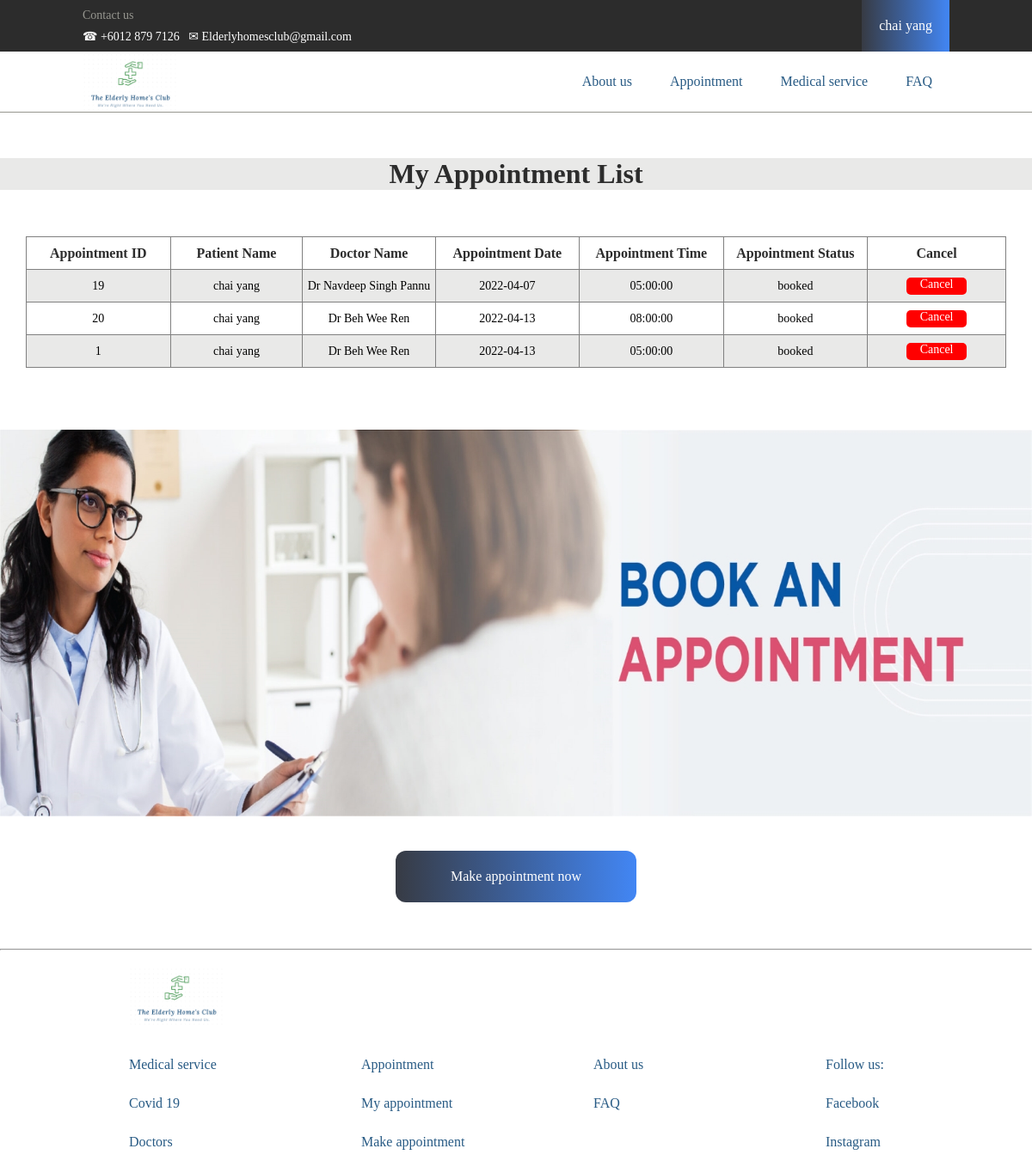
Screenshot of /appointment.php (signed in) with the database file from the repository.
### tables this page shows
CREATE TABLE IF NOT EXISTS `user` (
  `user_email` varchar(255) NOT NULL,
  `user_password` varchar(20) NOT NULL,
  `user_first_name` varchar(30) NOT NULL,
  `user_last_name` varchar(50) NOT NULL,
  `user_gender` varchar(6) NOT NULL,
  `user_dob` date NOT NULL,
  `user_ic_number` varchar(12) NOT NULL,
  `user_address_line1` varchar(50) NOT NULL,
  `user_address_line2` varchar(50) NOT NULL,
  `user_postal_code` varchar(5) NOT NULL,
  `user_city` varchar(30) NOT NULL,
  `user_state` varchar(30) NOT NULL,
  `user_pnumber` varchar(16) NOT NULL,
  PRIMARY KEY (`user_email`)
);

CREATE TABLE IF NOT EXISTS `doctor_schedule` (
  `doc_schedule_id` int NOT NULL AUTO_INCREMENT,
  `doctor_id` int NOT NULL,
  `schedule_date` date NOT NULL,
  `sche_start_time` time NOT NULL,
  `sche_end_time` time NOT NULL,
  `average_time_slot` time NOT NULL COMMENT '(minute)',
  PRIMARY KEY (`doc_schedule_id`),
  KEY `doctor_id` (`doctor_id`)
);

CREATE TABLE IF NOT EXISTS `appointment` (
  `appointment_id` int NOT NULL AUTO_INCREMENT,
  `user_email` varchar(255) NOT NULL,
  `doc_schedule_id` int DEFAULT NULL,
  `appointment_time` time NOT NULL,
  `appointment_status` varchar(15) NOT NULL,
  `user_reason` varchar(255) NOT NULL,
  PRIMARY KEY (`appointment_id`),
  KEY `user_email` (`user_email`),
  KEY `doc_schedule_id` (`doc_schedule_id`)
);

CREATE TABLE IF NOT EXISTS `doctor` (
  `doctor_id` int NOT NULL AUTO_INCREMENT,
  `doctor_name` varchar(50) NOT NULL,
  `doctor_specialist` varchar(255) NOT NULL,
  `doctor_edu_level` varchar(50) NOT NULL,
  `doctor_experience` int NOT NULL COMMENT 'doctor year of experience',
  `doctor_about` varchar(1000) NOT NULL,
  `doctor_portrait` longblob NOT NULL,
  PRIMARY KEY (`doctor_id`)
);

### appointment.php (the view, shortened to what this page needs)
<!DOCTYPE html>
<html lang="en">
<head>
</head>
<body>
        <div id="headerspace"><?php include_once('header-footer/header.php');?></div>
        <br><br><br>
        <h1 id="title">My Appointment List</h1> <br><br><br>
        <?php if(isset($_SESSION['user'])) {
            include('conn.php');
            $user_email = $_SESSION['user'];
            $sql = "SELECT d.doctor_name,  ds.schedule_date, a.*, u.user_first_name, u.user_last_name
                    FROM doctor_schedule ds, appointment a, doctor d, user u
                    WHERE a.doc_schedule_id = ds.doc_schedule_id AND d.doctor_id = ds.doctor_id
                    AND a.user_email = u.user_email AND u.user_email = '$user_email' AND a.appointment_status = 'booked'
                    ORDER BY ds.schedule_date";
            $result = mysqli_query($con, $sql);
            $rows = mysqli_fetch_array($result);
            if ($rows == 0) {
                echo "<div id='phptitle'>
                    You have no appointment to show, make an appointment now.
                </div>";
            }
            else { ?>
                <div id="appointment_details">
                    <table>
                        <tr id="table_header">
                            <th>Appointment ID</th>
                            <th>Patient Name</th>
                            <th>Doctor Name</th>
                            <th>Appointment Date</th>
                            <th>Appointment Time</th>
                            <th>Appointment Status</th>
                            <th>Cancel</th>
                        </tr>
                <?php foreach ($result as $rows)
                {
                ?>
                    <tr>
                        <td><?php echo $rows['appointment_id']?></td>
                        <td>
                            <?php
                                echo $rows['user_first_name']. " " . $rows['user_last_name'];
                            ?>
                        </td>
                        <td>
                            <?php echo $rows['doctor_name']?>
                        </td>
                        <td>
                            <?php echo $rows['schedule_date']?>
                        </td>
                        <td><?php echo $rows['appointment_time']?></td>
                        <td><?php echo $rows['appointment_status']?></td>
                        <td>
                        <?php echo "<a href=\"action-php1/appointment-cancel.php?appointment_id=";
                            echo $rows['appointment_id'];
                            echo "\" onClick=\"return confirm('Cancel this appointment?');\">Cancel</a>";?>
                        </td>
                    </tr>
                <?php }?>
            <?php  mysqli_close($con); }?>
        <?php } else {
            echo "<div id='phptitle'>
                Please login to see your appointment list.
            </div>";
        }
        ?>
                    </table>
                </div> <br><br><br><br>
        <img src="media/appointment_banner.jpg" alt="" id="appointment_banner"><br><br><br>
        <a href="makeappointment.php" id="appointment_link">Make appointment now</a><br><br><br>
        <?php include_once('header-footer/footer.php') ;?>
</body>
</html>

### header-footer/header.php (shortened to what this page needs)
<!DOCTYPE html>
<html lang="en">
<head>
</head>
<body>
    <div id="fixedheader">
        <div class="header1">
            <div>
                <span class="contactus">Contact us</span><br>
                <span class="contactusdetails">&#9742; +6012 879 7126&nbsp;&nbsp; &#9993; Elderlyhomesclub@gmail.com</span>
            </div>
            <div>
                <?php
                if (isset($_SESSION['user'])) {
                    include('conn.php');
                    $user_email = $_SESSION['user'];
                    $sql = "SELECT user_first_name, user_last_name
                            FROM user WHERE user_email = '$user_email'";
                    $result = mysqli_query($con, $sql);
                    $row = mysqli_fetch_array($result);
                    echo "<a href='user_profile.php'>".$row['user_first_name']. " " . $row['user_last_name']."</a>";
                } else {
                    echo "<a href='login.php'>Login | Sign up</a>";
                }
                ?>
            </div>
        </div>
        <div class="header2">
            <div class="ehclogo">
                <a href="index.php"><img src="media/ehclogo.png"></a>
            </div>
            <div class="headernav">
                <a href="aboutus.php">About us</a>
                <div class="dropdown">
                <a href="appointment.php">Appointment</a>
                </div>
                <div class="dropdown">
                <a disabled>Medical service</a>
                </div>
                <a href="faq.php">FAQ</a>
            </div>
        </div>
    </div>
</body>
</html>

### header-footer/footer.php (shortened to what this page needs)
<!DOCTYPE html>
<html lang="en">
<head>
</head>
<body>
    <hr><br>
    <div class="footer-container">
        <div class="footer-logo">
            <a href="index.php"><img id="footerehclogo" src="media/ehclogo.png"></a>
        </div>
        <br>
        <div class="footer-link">
            <div>
                <ul>
                    <li><a disabled>Medical&nbsp;service</a></li>
                    <li><a href="covid19.php">Covid&nbsp;19</a></li>
                    <li><a href="doctor.php">Doctors</a></li>
                </ul>
            </div>
            <div>
                <ul>
                   <li><a href="appointment.php">Appointment</a></li>
                    <li><a href="appointment.php">My&nbsp;appointment</a></li>
                    <li><a href="makeappointment.php">Make&nbsp;appointment</a></li>
                </ul>
            </div>
            <div>
                <ul>
                    <li><a href="aboutus.php">About&nbsp;us</a></li>
                    <li><a href="faq.php">FAQ</a></li>
                </ul>
            </div>
            <div id="mostright">
                <ul>
                    <li><a disabled>Follow&nbsp;us:</a></li>
                    <li><a href="https://www.facebook.com/chua020727">Facebook</a></li>
                    <li><a href="https://www.instagram.com/blablawhitesheep_chua/">Instagram</a></li>
                </ul>
            </div>
        </div>
    </div>
    <br><br>
</body>
</html>

### appointment.php (style rules this page uses)
* { margin: 0; font-family: "Microsoft yahei"; }
div#headerspace { height: 130px; }
#title { color: #2c2c2c; text-align: center; background-color: rgba(211, 212, 209, 0.5); }
div#appointment_details { text-align: center; height: auto; }
div#appointment_details table { border-collapse: collapse; width: 95%; background-color: white; margin: 0px auto; height: auto; }
div#appointment_details th, td { color: #2c2c2c; border: solid 0.5px gray; }
div#appointment_details tr:nth-child(odd) { background-color: white; }
div#appointment_details tr:nth-child(even) { background-color: rgba(211, 212, 209, 0.5); }
div#appointment_details th, td { font-size: 16px; width: 200px; height: 35px; }
div#appointment_details td { font-size: 14px; color: black; }
td a, td a:visited { background-color: red; display: inline-block; width: 70px; height: 20px; border:none; border-radius: 5px; color: white; }
#appointment_banner { height: 450px; width: 100%; }
a#appointment_link { display: block; height: 60px; width: 280px; text-align: center; margin: 0px auto; color: white; background: linear-gradient(to right, #373b44, #4286f4); border-radius: 12px; line-height: 60px; }

### header-footer/header.php (style rules this page uses)
body { font-family: "Microsoft yahei"; margin: 0; }
#fixedheader { position: fixed; width: 100%; }
a, a:visited { text-decoration: none; color:#275A84; }
.header1 { height: 60px; background-color: #2C2C2C; display: flex; justify-content: space-between; width: 100%; }
.header1 div:nth-child(1) { margin-left: 8%; font-size: 14px; }
.contactus { color: #96968F; line-height: 35px; }
.contactusdetails { line-height: 14px; color: white; height: 30px; }
.header1 div:nth-child(2) { margin-right: 8%; }
.header1 a, .header1 a:visited { height: 60px; width: auto; padding: 0px 20px; line-height: 60px; background: linear-gradient(to right, #373b44, #4286f4); text-align: center; color: white; display: inline-block; }
.header2 { background-color: white; border-bottom: #96968F; border-bottom-style: solid; border-bottom-width: 1px; height: 70px; display: flex; justify-content: space-between; width: 100%; }
.ehclogo { margin-left: 8%; }
.ehclogo img { height: 70px; width: 110px; }
.headernav { margin-right: 8%; }
.headernav a { line-height: 70px; padding: 0px 20px; height: 70px; display: inline-block; }
.dropdown { display: inline-block; }
.dropdown a { padding: 0px 20px; }

### header-footer/footer.php (style rules this page uses)
* { font-family: "Microsoft yahei"; margin: 0px; }
.footer-container { width: 75%; height: 40%; display: flex; flex-direction: column; margin: 0px auto; }
.footer-logo img { height: 70px; display: inline-block; }
.footer-link { display: flex; height: auto; width: 100%; }
.footer-link>div { width: 30%; }
.footer-link ul { padding: 0; }
.footer-link li { list-style-type: none; line-height: 45px; }
.footer-link a, .footer-link a:visited { text-decoration: 0; color: #275A84; height: 45px; }
#mostright { width: auto; }

### rows the page displays
user: user_first_name "chai", user_last_name "yang"
doctor_schedule: appointment.appointment_id "19", user.user_first_name "chai", user.user_last_name "yang", doctor.doctor_name "Dr Navdeep Singh Pannu", schedule_date "2022-04-07", appointment.appointment_time "05:00:00", appointment.appointment_status "booked"
doctor_schedule: appointment.appointment_id "20", user.user_first_name "chai", user.user_last_name "yang", doctor.doctor_name "Dr Beh Wee Ren", schedule_date "2022-04-13", appointment.appointment_time "08:00:00", appointment.appointment_status "booked", appointment.appointment_id "1", appointment.appointment_time "05:00:00"
